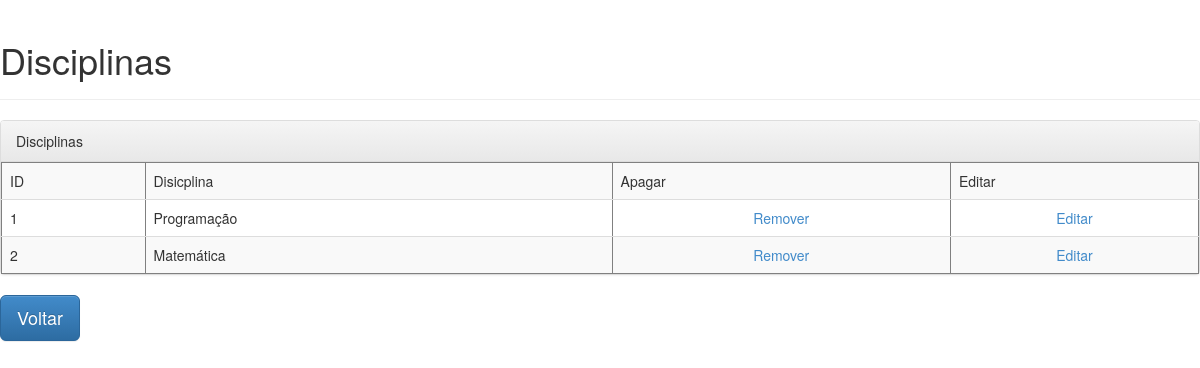
The app's page /lista_disciplina, older data.
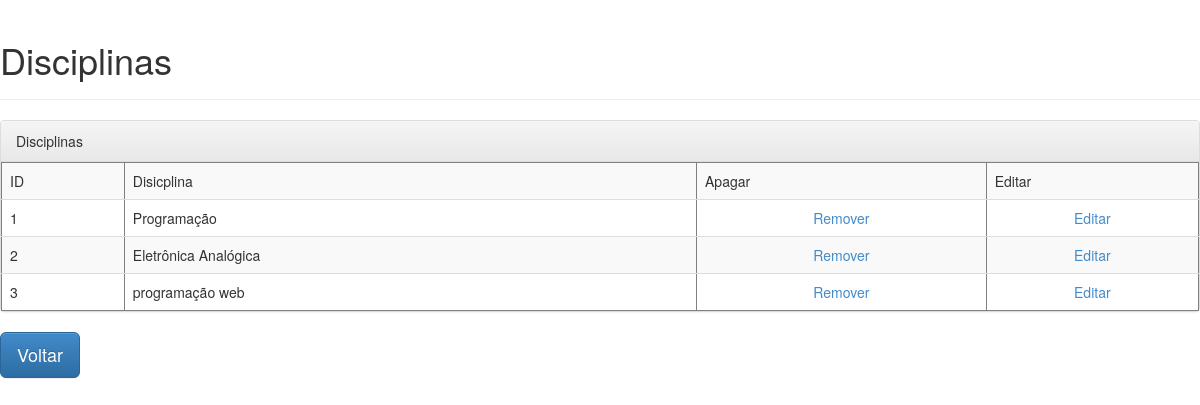
The same page, newer data.
### projeto/models.py (models this page shows, shortened)
class Disciplina(db.Model):
	__tablename__ = 'disciplina'
	_id = db.Column(db.Integer, primary_key=True, autoincrement=True)
	disciplina = db.Column(db.String(50), unique=True)
	turma_id = db.Column(db.Integer, ForeignKey("turma._id"))

### projeto/views/home.py (the view)
@home.route("/lista_disciplina")
def lista_disciplina():
	disciplinas = Disciplina.query.all()
	return render_template("home/lista_disciplina.html", disciplinas=disciplinas)

### projeto/templates/home/lista_disciplina.html (shortened to what this page needs)
<!DOCTYPE html>
<html>
	<head>
		<link rel="stylesheet" href="static/css/bootstrap.min.css">
		<link rel="stylesheet" href="static/css/bootstrap-theme.min.css">
	<body>
		<div class="page-header">
			<h1>Disciplinas</h1>
		</div>
    <div class="panel panel-default">
      <div class="panel-heading">Disciplinas</div>
        <table class="table table-striped" border="1">
          <tr>
          <td>ID</td>
          <td>Disicplina</td>
          <td>Apagar</td>
          <td>Editar</td>
        </tr>
        {% for disciplina in disciplinas %}
          <tr>
            <td>{{ disciplina._id }}</td>
            <td>{{ disciplina.disciplina }}</td>
            <td><center><a href="/excluir_disciplina/{{ disciplina._id }}">Remover</a></center></td>
            <td><center><a href="#">Editar</a></center></td>
          </tr>
        {% endfor %}
        </table>
      </div>
		<a class="btn btn-primary btn-lg" href="{{ url_for('home.login') }}" role="button">Voltar</a>
	</body>
</html>

Row changes from the older to the newer data that the page shows:
changed Disciplina id 2: disciplina "Matemática" → "Eletrônica Analógica"
added Disciplina: _id "3", disciplina "programação web"
